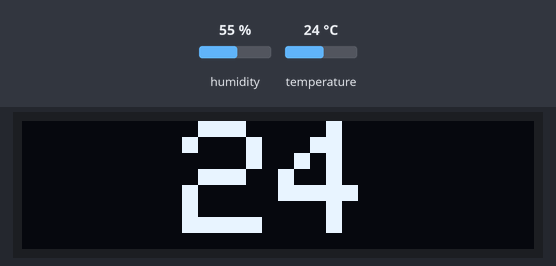
A sketch run on a simulated Arduino Uno, built with avr-gcc and run on an emulated ATmega328P. Shown: 128×32 one-colour display. The test bench sets the inputs (shaded band); at power-on: temperature 24 °C, humidity 55 %. The display library's start-up logo is not drawn.

Above: at 2.7 s.
2.8 s: temperature set to 12 °C
At 5.4 s:
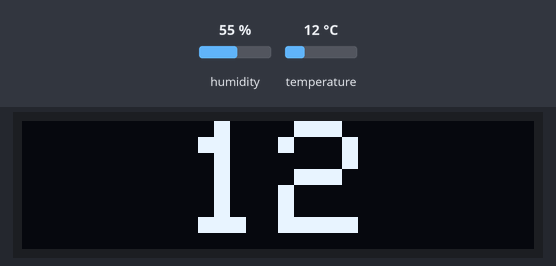
5.8 s: temperature set to 19 °C
At 7.2 s:
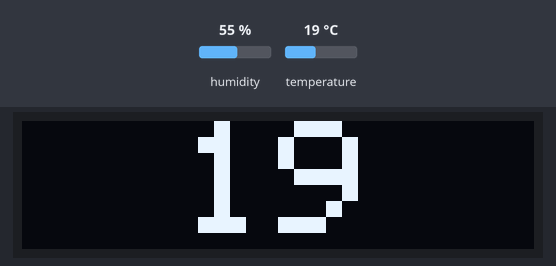
8.8 s: temperature set to 28 °C
At 11.8 s:
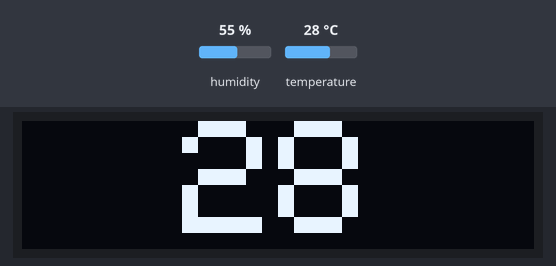
Timing chart, 0 to 13.3 s (numbered marks = the images above; inputs shaded):
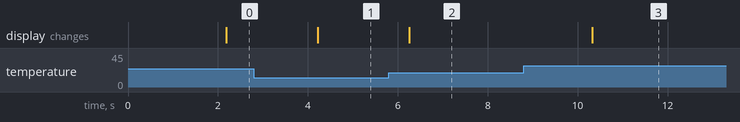

Measured:
- after the input at 2.8 s, the display: changes after 1.4 s (image 1)
- after the input at 5.8 s, the display: changes after 0.45 s (image 2)
- after the input at 8.8 s, the display: changes after 1.5 s (image 3)

The sketch:

ThermometerDisplay.ino
```cpp
// Thermometer
// using:
// - temperature sensor DHT11
// - 0.96'' I2C Serial 128x64 OLED display
// Developed by: Viet Nguyen
// May 2016
// Libraries used:
// - Adafruit library for DHT11, DHT22: https://github.com/adafruit/DHT-sensor-library
// - Adafruit GFX graphics core library: https://github.com/adafruit/Adafruit-GFX-Library
// - Adafruit SSD1306 oled driver library for 'monochrome' 128x64 and 128x32 OLED: https://github.com/adafruit/Adafruit_SSD1306

#include "DHT.h"
#include <SPI.h>
#include <Wire.h>
#include <Adafruit_GFX.h>
#include <Adafruit_SSD1306.h>

#define DHTPIN 2     // what digital pin we're connected to
#define OLED_RESET 4
Adafruit_SSD1306 display(OLED_RESET);

#define DHTTYPE DHT11

// Connect pin 1 (on the left) of the sensor to +5V
// NOTE: If using a board with 3.3V logic like an Arduino Due connect pin 1
// to 3.3V instead of 5V!
// Connect pin 2 of the sensor to whatever your DHTPIN is
// Connect pin 3 (on the right) of the sensor to GROUND
// Connect a 10K resistor from pin 2 (data) to pin 1 (power) of the sensor

// Initialize DHT sensor.
DHT dht(DHTPIN, DHTTYPE);

void setup() {
  //Serial.begin(9600);
  // by default, we'll generate the high voltage from the 3.3v line internally! (neat!)
  display.begin(SSD1306_SWITCHCAPVCC, 0x3C);
  display.display();
  delay(100);
  dht.begin();
}

void loop() {
  // Wait a few seconds between measurements.
  delay(2000);

  // Reading temperature or humidity takes about 250 milliseconds!
  // Sensor readings may also be up to 2 seconds 'old' (its a very slow sensor)
  float h = dht.readHumidity();
  // Read temperature as Celsius (the default)
  float t = dht.readTemperature();
  // Read temperature as Fahrenheit (isFahrenheit = true)
  float f = dht.readTemperature(true);

  // Check if any reads failed and exit early (to try again).
  if (isnan(h) || isnan(t) || isnan(f)) {
    //Serial.println("Failed to read from DHT sensor!");
    return;
  }

  // Compute heat index in Fahrenheit (the default)
  float hif = dht.computeHeatIndex(f, h);
  // Compute heat index in Celsius (isFahreheit = false)
  float hic = dht.computeHeatIndex(t, h, false);

//  Serial.print("Humidity: ");
//  Serial.print(h);
//  Serial.print(" %\t");
//  Serial.print("Temperature: ");
//  Serial.print(t);
//  Serial.print(" *C ");
//  Serial.print(f);
//  Serial.print(" *F\t");
//  Serial.print("Heat index: ");
//  Serial.print(hic);
//  Serial.print(" *C ");
//  Serial.print(hif);
//  Serial.println(" *F");

  display.clearDisplay();
  display.setTextSize(4);
  display.setTextColor(WHITE);
  display.setCursor(40,0);
  display.print((int)t);
//  display.setCursor(50,0);
//  display.println("C");
//  display.setCursor(70,0);
//  display.print((int)h);
//  display.setCursor(105,0);
//  display.println("%");

  display.display();
}
```
